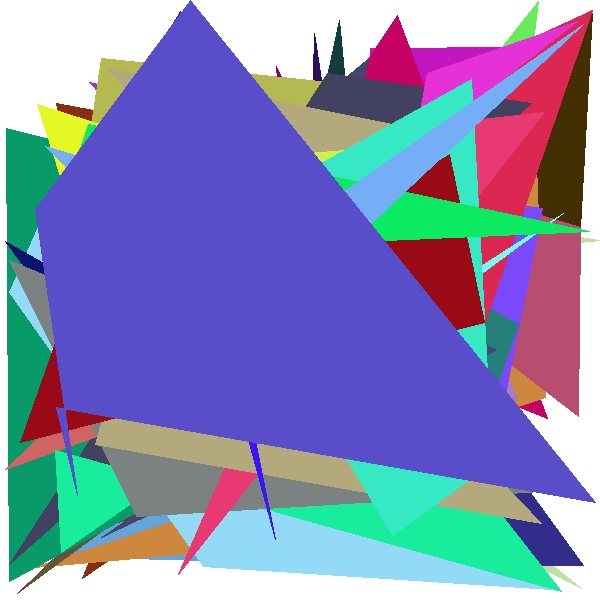
#> input picture images_in/0000.jpg, 600 x 600 px; its folder holds only this picture in this run
$ python process.py
#> lines starting #> are read from the running program, lines starting #| are printed output that depends on the picture
import os
from multiprocessing import Pool
import cv2
from time import time
import numpy as np


def rotate_image(image, angle):
    image_center = tuple(np.array(image.shape[1::-1]) / 2)
    rot_mat = cv2.getRotationMatrix2D(image_center, angle, 1.0)
    result = cv2.warpAffine(image, rot_mat, image.shape[1::-1], flags=cv2.INTER_LINEAR)
    return result


def process(fname):

#> called with fname = '../images_in/0000.jpg'
    img = cv2.imread(fname)
#> img is the input picture: shape (600, 600, 3); mean B, G, R 180.6, 136.6, 131.9
    for i in range(20):
        img = rotate_image(img, 18)
#> this loop made 20 passes
#> pass 1, in rotate_image, `result = cv2.warpAffine(image, rot_mat, image.shape[1::-1], flags=cv2...`:
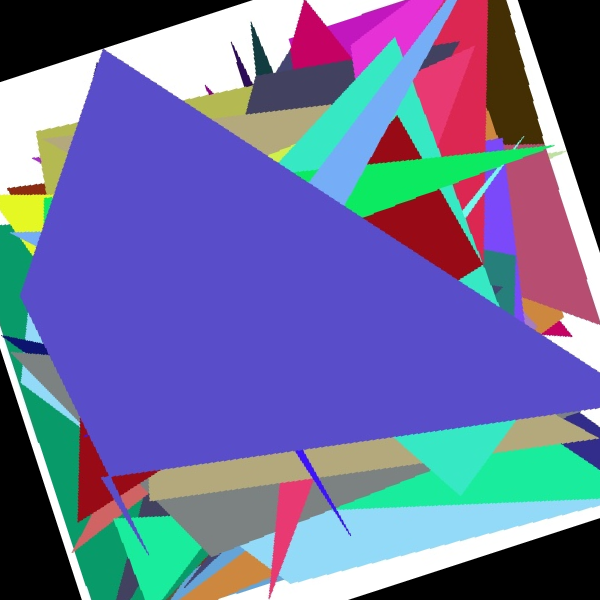
#> result: shape (600, 600, 3); mean B, G, R 155.8, 111.9, 108
#> pass 3, in rotate_image (call 3), `result = cv2.warpAffine(image, rot_mat, image.shape[1::-1], flags=cv2...`:
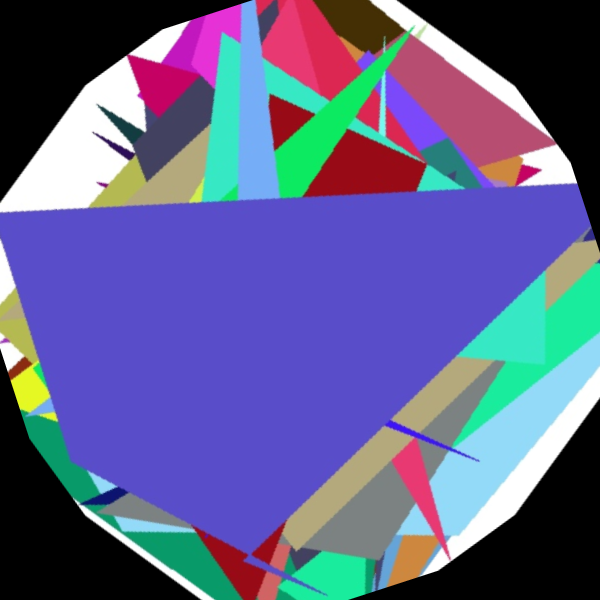
#> result: shape (600, 600, 3); mean B, G, R 141.2, 96.6, 94.9
#> after the loop:
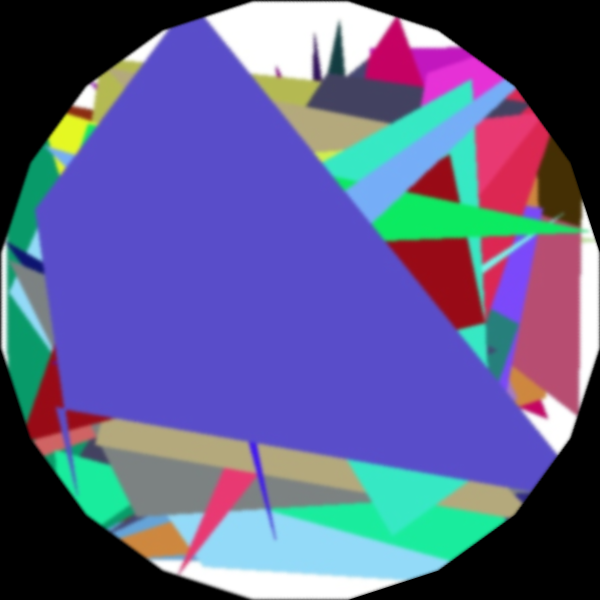
#> img: shape (600, 600, 3); mean B, G, R 138.4, 93.9, 92.4

    return img.mean()


if __name__ == '__main__':

    dir_in = '../images_in'
    files = [os.path.join(dir_in, fname) for fname in os.listdir(dir_in)]
    print(files)


    # serial execution
    t = time()
    results = []
    for fname in files:
        results.append(process(fname))
    t = time() - t
    #print(results)
    print(t)


    # parallel execution
    for n_proc in range(1, 9):

        print(n_proc)

        t = time()
        pool = Pool(2)
        results = pool.map(process, files)
        pool.close()
        pool.join()
        t = time() - t
        print(t)
#> this loop made 8 passes
#> pass 1, in rotate_image (call 24), `result = cv2.warpAffine(image, rot_mat, image.shape[1::-1], flags=cv2...`:
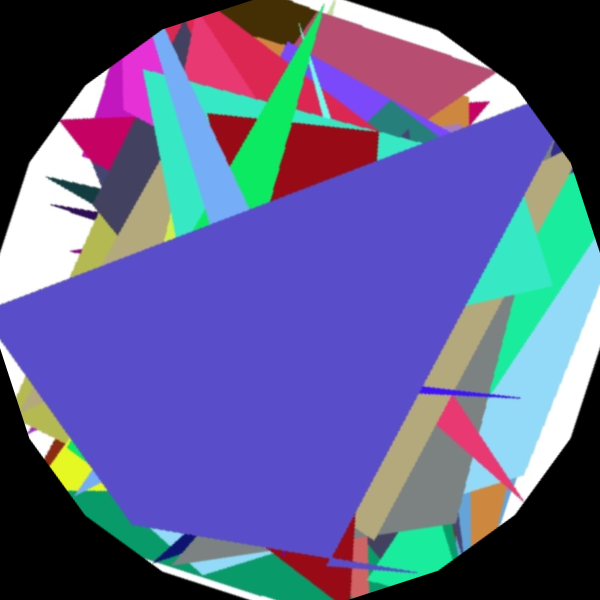
#> result: shape (600, 600, 3); mean B, G, R 139.4, 94.9, 93.3
#> pass 1, in rotate_image (call 25), `result = cv2.warpAffine(image, rot_mat, image.shape[1::-1], flags=cv2...`:
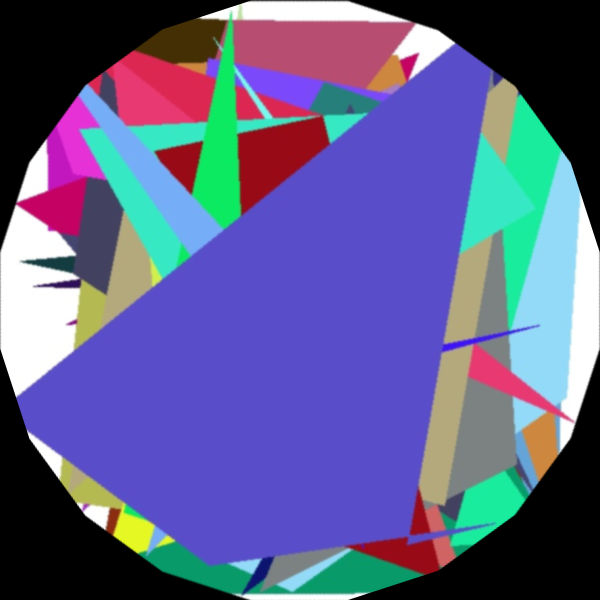
#> result: shape (600, 600, 3); mean B, G, R 139.3, 94.8, 93.2
#> pass 1, in rotate_image (call 26), `result = cv2.warpAffine(image, rot_mat, image.shape[1::-1], flags=cv2...`:
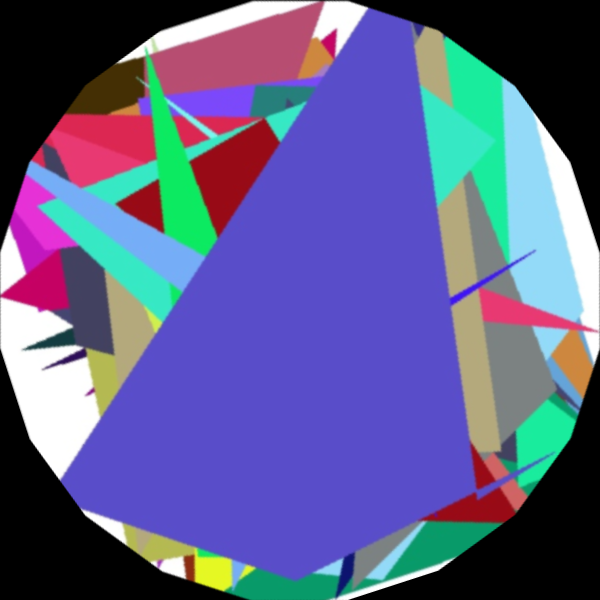
#> result: shape (600, 600, 3); mean B, G, R 139.2, 94.7, 93.2
#> pass 1, in rotate_image (call 27), `result = cv2.warpAffine(image, rot_mat, image.shape[1::-1], flags=cv2...`:
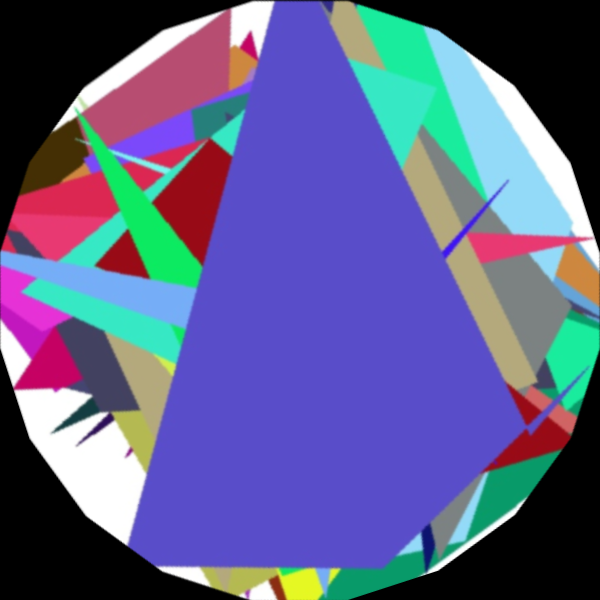
#> result: shape (600, 600, 3); mean B, G, R 139.2, 94.6, 93.1
        #print(results)

$ run again, on images_in/0004.jpg
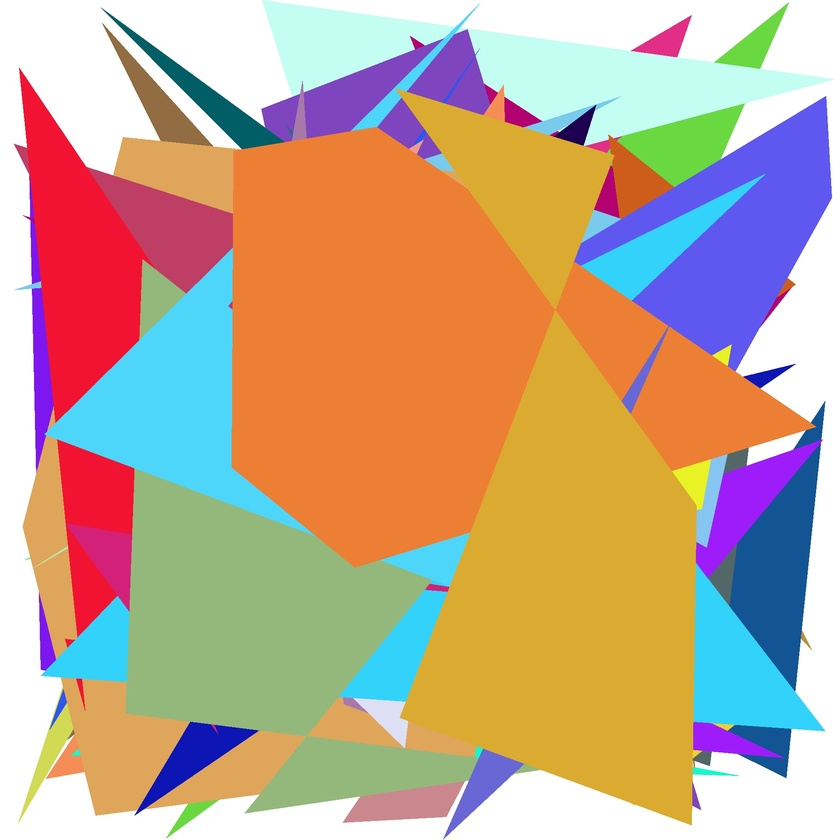
#> input picture images_in/0004.jpg, 840 x 840 px, shrunk from 1900 x 1900 before the run
#> in process, img is the input picture: shape (840, 840, 3); mean B, G, R 142.8, 167.5, 193.7
#> after the loop in process, `for i in range(20):`:
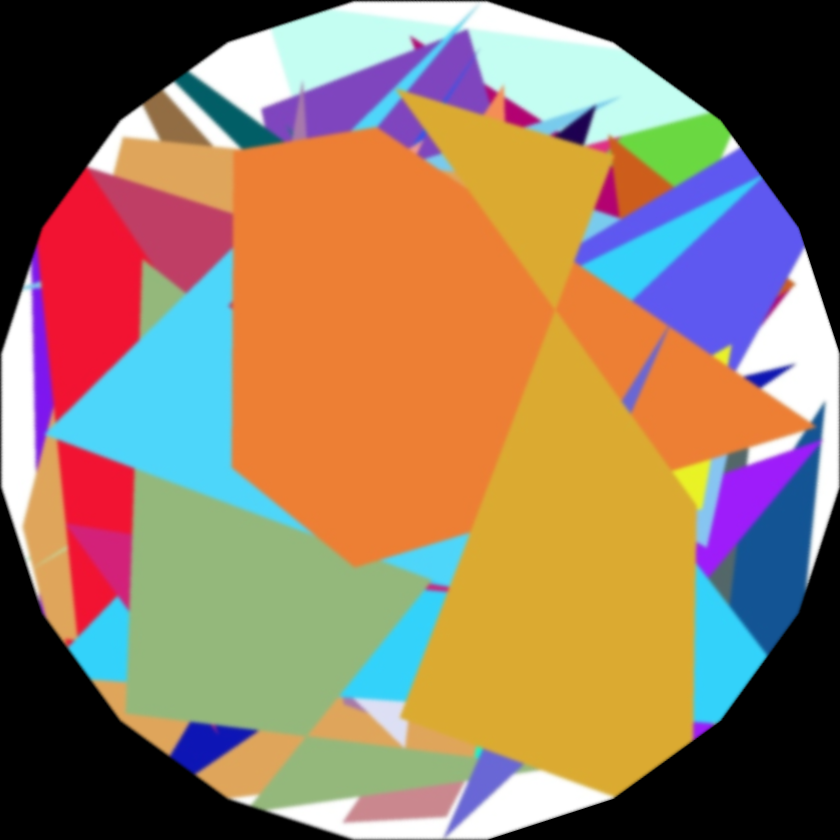
#> img: shape (840, 840, 3); mean B, G, R 96.5, 121.9, 147.2
#> the loop `for n_proc in range(1, 9): ` made 8 passes
#> pass 1, in rotate_image (call 27), `result = cv2.warpAffine(image, rot_mat, image.shape[1::-1], flags=cv2...`:
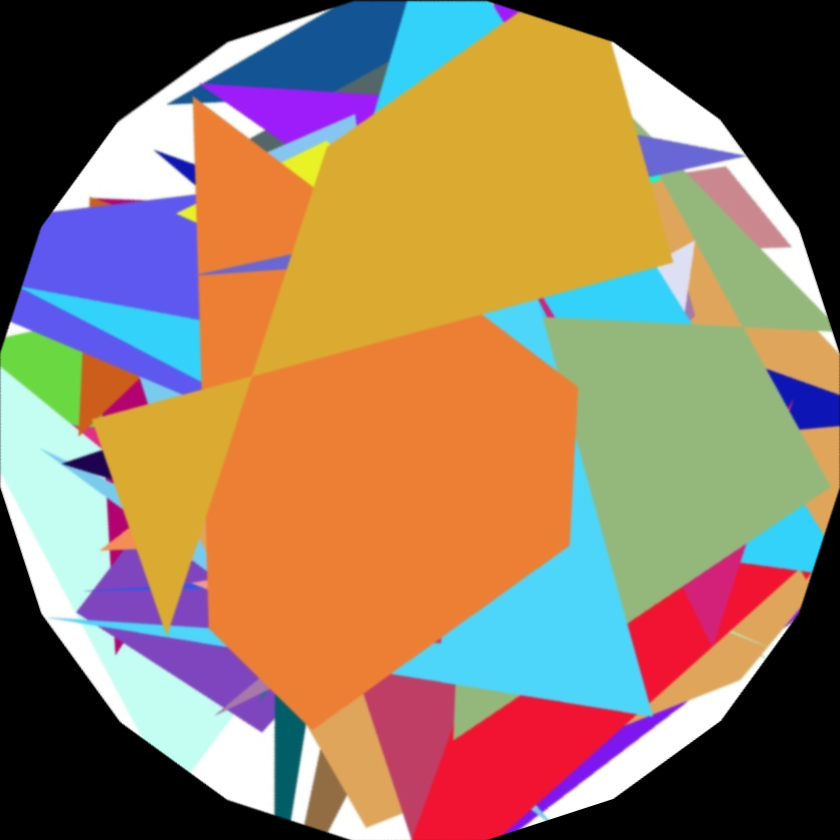
#> result: shape (840, 840, 3); mean B, G, R 97.1, 122.5, 147.8

$ run again, on images_in/0005.jpg
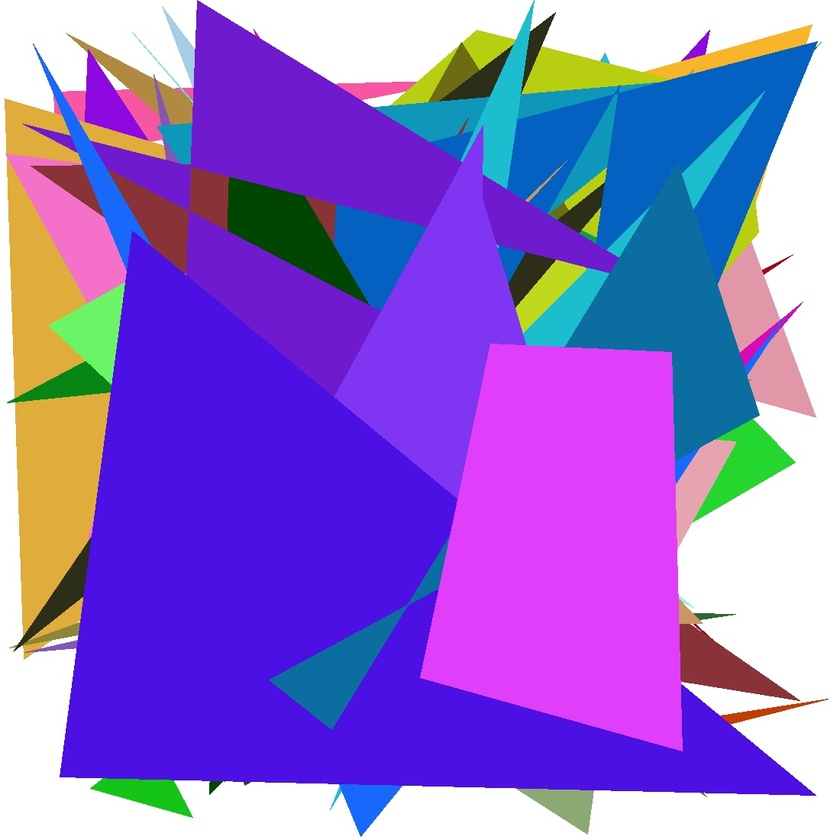
#> input picture images_in/0005.jpg, 840 x 840 px, shrunk from 1100 x 1100 before the run
#> in process, img is the input picture: shape (840, 840, 3); mean B, G, R 206.8, 111.8, 145.8
#> after the loop in process, `for i in range(20):`:
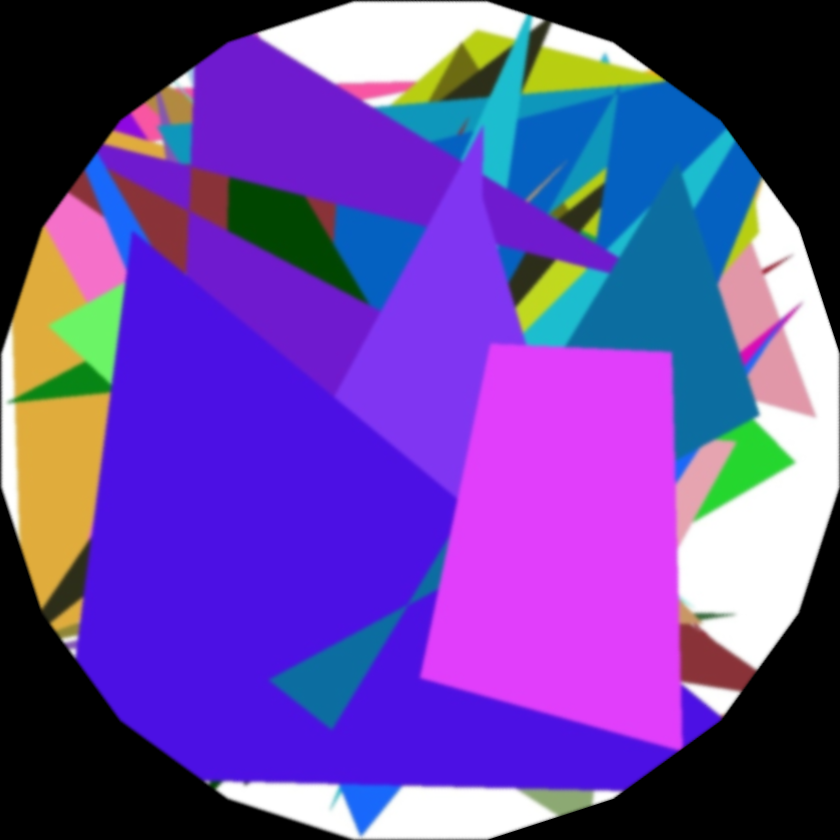
#> img: shape (840, 840, 3); mean B, G, R 159.7, 69.6, 101.8
#> the loop `for n_proc in range(1, 9): ` made 8 passes
#> pass 1, in rotate_image (call 27), `result = cv2.warpAffine(image, rot_mat, image.shape[1::-1], flags=cv2...`:
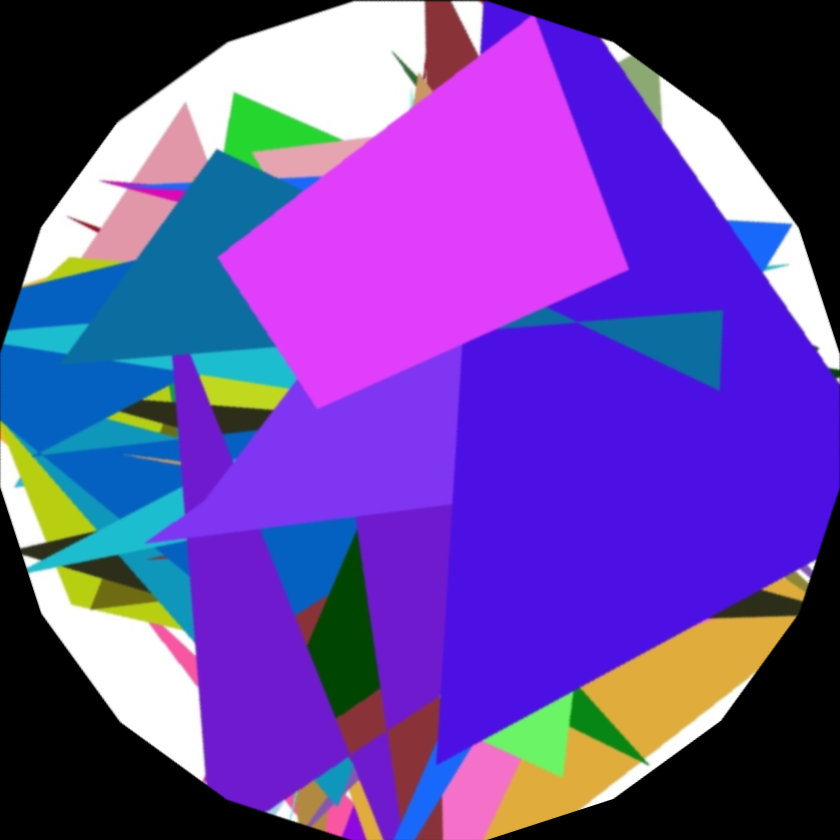
#> result: shape (840, 840, 3); mean B, G, R 160.3, 70.1, 102.4

$ run again, on images_in/0006.jpg
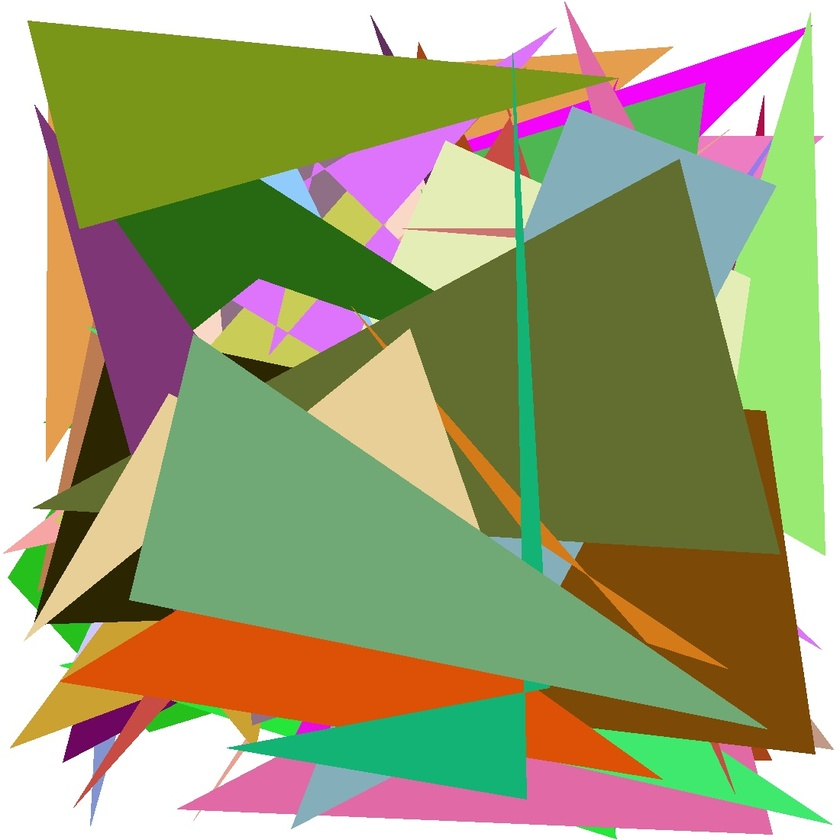
#> input picture images_in/0006.jpg, 840 x 840 px, shrunk from 1100 x 1100 before the run
#> in process, img is the input picture: shape (840, 840, 3); mean B, G, R 116.2, 159.3, 156.6
#> the loop `for n_proc in range(1, 9): ` made 8 passes
#> pass 1, in rotate_image (call 27), `result = cv2.warpAffine(image, rot_mat, image.shape[1::-1], flags=cv2...`:
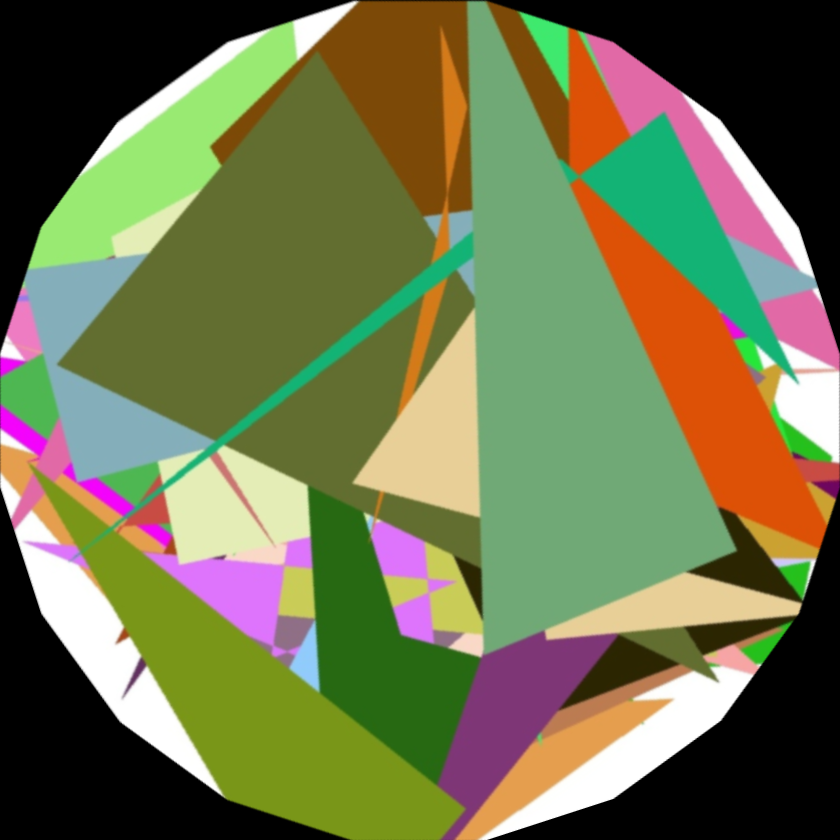
#> result: shape (840, 840, 3); mean B, G, R 76.8, 116.3, 112.1
